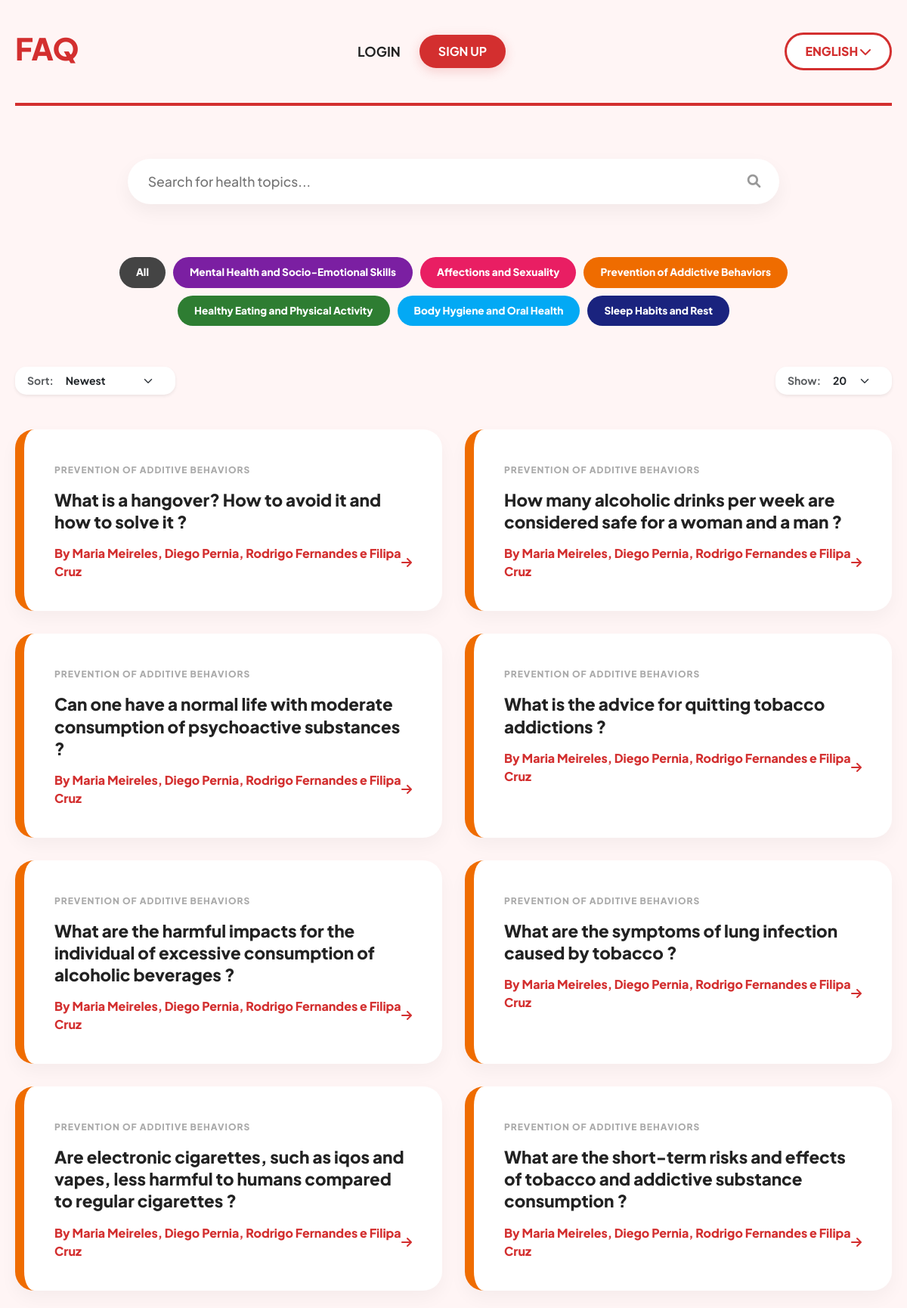
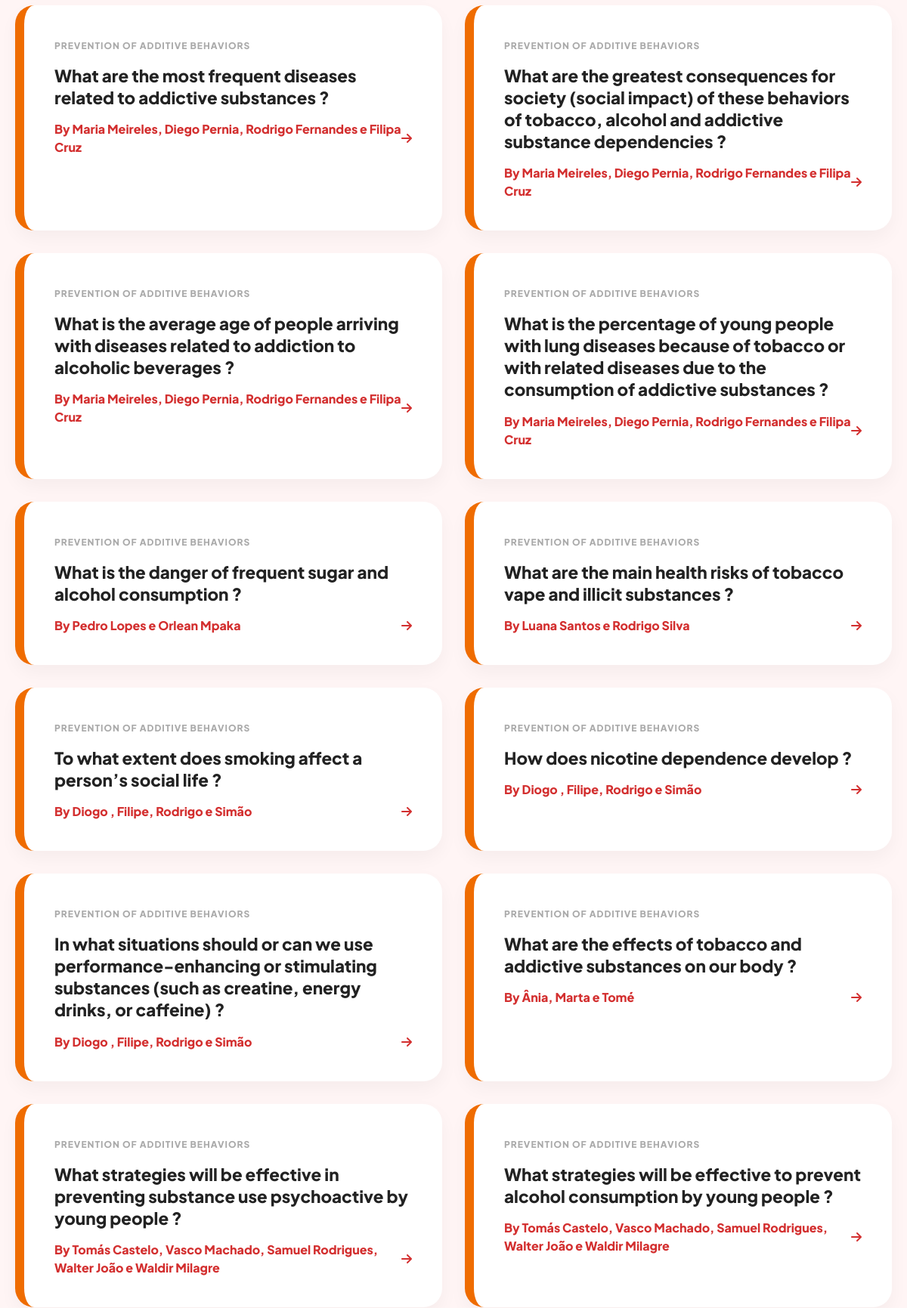
Screenshot of /?category=3&per_page=20 (upper part) with the database file from the repository (2 pictures, top to bottom).
### tables this page shows
CREATE TABLE questions (
        id_question INTEGER PRIMARY KEY AUTOINCREMENT,
        id_group INTEGER,
        id_category INTEGER,
        question TEXT,
        answer TEXT,
        pergunta TEXT,
        resposta TEXT,
        votes INTEGER DEFAULT 0,
        is_liked BOOLEAN DEFAULT FALSE,
        FOREIGN KEY (id_category) REFERENCES categories(id_category),
        FOREIGN KEY (id_group) REFERENCES groups(id_group));

CREATE TABLE categories (
        id_category INTEGER PRIMARY KEY AUTOINCREMENT,
        name TEXT NOT NULL UNIQUE,
        nome TEXT NOT NULL UNIQUE);

CREATE TABLE groups (
        id_group INTEGER PRIMARY KEY AUTOINCREMENT,
        name TEXT NOT NULL,
        grade TEXT DEFAULT NULL);

### app.py (the view)
@app.route('/', methods=['GET'])
def home():
    category_id = request.args.get('category', type=int)
    current_page = request.args.get('page', 1, type=int)
    per_page = request.args.get('per_page', 20, type=int)
    sort_by = request.args.get('sort', 'newest')
    search_query = request.args.get('q', default='')
    total_questions = get_count_questions_en(category_id=category_id, search_query=search_query)
    total_pages = math.ceil(total_questions / per_page)
    questions = get_questions_en(per_page=per_page, current_page=current_page,
                                    category_id=category_id, sort_by=sort_by, search_query=search_query)
    if current_user.is_authenticated:
        user_id = current_user.id
        role_data = get_role_current_user(user_id)
        role = role_data[0] if role_data else 2
    else:
        role = 2
    return render_template('home.html',questions=questions,
                            total_pages=total_pages,
                            current_page=current_page,
                            selected_category=category_id,
                            per_page=per_page,
                            sort_by=sort_by,
                            search_query=search_query,
                            role=role)

### dbqueries.py (called while the page is built)
def get_count_questions_en(category_id=None, search_query=None):
    with sqlite3.connect(DBFILE) as conn:
        cursor = conn.cursor()
        sql = 'SELECT COUNT(*) FROM questions WHERE 1=1'
        params = []
        if category_id:
            sql += ' AND id_category = ?'
            params.append(category_id)
        if search_query:
            sql += ' AND question LIKE ?'
            params.append(f"%{search_query}%")
        cursor.execute(sql, tuple(params))
        return cursor.fetchone()[0]

### templates/home.html (shortened to what this page needs)
<!DOCTYPE html>
<html lang="en">
<head>
    <link href="https://cdn.jsdelivr.net/npm/bootstrap@5.3.3/dist/css/bootstrap.min.css" rel="stylesheet">
    <link rel="stylesheet" href="https://cdnjs.cloudflare.com/ajax/libs/font-awesome/6.0.0/css/all.min.css">
    <link rel="stylesheet" href="static/css/style-home.css">
</head>
<body>
    <div id="main-content-wrapper">
        <main class="container-layout">
            <nav class="nav-bar">
                <a href="{{ url_for('home') }}" class="logo-link">
                    <h2 class="logo">FAQ</h2>
                </a>
                {% if not current_user.is_authenticated %}
                <div class="auth-buttons">
                    <a href="{{ url_for('login_page') }}" class="login-text">LOGIN</a>
                    <a href="{{ url_for('register') }}" class="signup-btn">SIGN UP</a>
                </div>
                {% endif %}
                <div class="lang-selector">
                    <span>ENGLISH</span> <i class="fa-solid fa-chevron-down"></i>
                </div>
            </nav>
            <section class="search-section">
                <form method="GET" action="/" id="search-form" class="w-100">
                    <div class="search-wrapper" style="position: relative;">
                        <input type="text" name="q" id="search-input" placeholder="Search for health topics..."
                            class="search-input" value="{{ search_query }}" autocomplete="off">
                    </div>
                </form>
            </section>
            <section class="category-area mb-4">
                <a href="{{ url_for('home', per_page=per_page) }}"
                class="btn-cat btn-all {% if not selected_category %}active{% endif %}">
                All
                </a>
                <a href="{{ url_for('home', category=1, per_page=per_page) }}"
                class="btn-cat btn-mental {% if selected_category == 1 %}active{% endif %}">
                Mental Health and Socio-Emotional Skills
                </a>
                <a href="{{ url_for('home', category=2, per_page=per_page) }}"
                class="btn-cat btn-sexuality {% if selected_category == 2 %}active{% endif %}">
                Affections and Sexuality
                </a>
                <a href="{{ url_for('home', category=3, per_page=per_page) }}"
                class="btn-cat btn-addictive {% if selected_category == 3 %}active{% endif %}">
                Prevention of Addictive Behaviors
                </a>
                <a href="{{ url_for('home', category=4, per_page=per_page) }}"
                class="btn-cat btn-nutrition {% if selected_category == 4 %}active{% endif %}">
                Healthy Eating and Physical Activity
                </a>
                <a href="{{ url_for('home', category=5, per_page=per_page) }}"
                class="btn-cat btn-hygiene {% if selected_category == 5 %}active{% endif %}">
                Body Hygiene and Oral Health
                </a>
                <a href="{{ url_for('home', category=6, per_page=per_page) }}"
                class="btn-cat btn-sleep {% if selected_category == 6 %}active{% endif %}">
                Sleep Habits and Rest
                </a>
            </section>
            <div class="d-flex justify-content-between align-items-center mb-3" style="grid-column: 1 / 9;">
                <form method="GET" action="/" class="d-flex align-items-center bg-white px-3 py-1 shadow-sm" style="border-radius: 15px;">
                    <label for="sort" class="me-2 small fw-bold text-muted">Sort:</label>
                    <select name="sort" id="sort" onchange="this.form.submit()" class="form-select form-select-sm border-0" style="width: auto; cursor: pointer; font-weight: 700;">
                        <option value="newest" {% if sort_by == 'newest' %}selected{% endif %}>Newest</option>
                    </select>
                </form>
                <form method="GET" action="/" class="d-flex align-items-center bg-white px-3 py-1 shadow-sm" style="border-radius: 15px;">
                    <label for="per_page" class="me-2 small fw-bold text-muted">Show:</label>
                    <select name="per_page" id="per_page" onchange="this.form.submit()" class="form-select form-select-sm border-0" style="width: auto; cursor: pointer; font-weight: 700;">
                        <option value="20" {% if per_page == 20 %}selected{% endif %}>20</option>
                    </select>
                </form>
            </div>
            <section class="faq-section">
            {% include 'partials/faq_cards.html' %}
            </section>
                    {% set start = [current_page - 2, 1]|max %}
                    {% set end = [start + 4, total_pages]|min %}
                    {% set start = [end - 4, 1]|max %}
        </main>
    </div>
</body>
</html>

### templates/partials/faq_cards.html
{% for q_id, question, answer, group, category, votes in questions %}
    {% set border_class = "border-gray" %}
    {% if selected_category == 1 %}{% set border_class = "border-mental" %}
    {% elif selected_category == 2 %}{% set border_class = "border-sexuality" %}
    {% elif selected_category == 3 %}{% set border_class = "border-addictive" %}
    {% elif selected_category == 4 %}{% set border_class = "border-nutrition" %}
    {% elif selected_category == 5 %}{% set border_class = "border-hygiene" %}
    {% elif selected_category == 6 %}{% set border_class = "border-sleep" %}
    {% endif %}
    <div class="faq-card {{ border_class }}" data-bs-toggle="modal" data-bs-target="#modal{{ loop.index }}">
        <div class="card-body">
            <span class="category-tag-small">{{ category }}</span>
            <h3 class="question-text">{{ question }}</h3>
            <div class="card-footer-info">
                <span>By {{ group }}</span>
                <i class="fa-solid fa-arrow-right"></i>
            </div>
        </div>
    </div>
{% else %}
    <div class="text-center w-100 py-5" style="grid-column: 1 / 9;">
        <p class="text-muted fs-5">No health topics found matching your search.</p>
    </div>
{% endfor %}

### static/css/style-home.css (style rules this page uses)
:root { --health-red: #D32F2F; --soft-bg: #FFF5F5; --mental-purple: #7B1FA2; --sexuality-pink: #E91E63; --addictive-orange: #EF6C00; --nutrition-green: #2E7D32; --hygiene-blue: #03A9F4; --sleep-navy: #1A237E; }
body { background-color: var(--soft-bg); font-family: 'Plus Jakarta Sans', sans-serif; color: #222; margin: 0; }
.container-layout { display: grid; grid-template-columns: repeat(8, 1fr); grid-gap: 30px; max-width: 1200px; margin: 0 auto; padding: 0 20px; }
.nav-bar { grid-column: 1 / 9; display: flex; justify-content: space-between; align-items: center; padding: 40px 0; border-bottom: 4px solid var(--health-red); }
.logo { font-weight: 800; color: var(--health-red); font-size: 2.5rem; }
.lang-selector { cursor: pointer; font-weight: 800; color: var(--health-red); border: 3px solid var(--health-red); padding: 10px 25px; border-radius: 50px; background: white; }
.logo-link { text-decoration: none; color: inherit; cursor: pointer; }
.signup-btn { background-color: var(--health-red); color: white; text-decoration: none; padding: 10px 25px; border-radius: 25px; font-weight: 700; font-size: 1rem; transition: all 0.3s ease; box-shadow: 0 4px 15px rgba(211, 47, 47, 0.2); }
.auth-buttons { display: flex; align-items: center; gap: 25px; }
.login-text { text-decoration: none; color: #222; font-weight: 700; font-size: 1.1rem; transition: color 0.2s; }
.search-section { grid-column: 2 / 8; margin: 40px 0; }
.search-wrapper { position: relative; display: flex; align-items: center; width: 100%; }
.search-input { width: 100%; padding: 15px 55px 15px 25px; border: 2px solid transparent; border-radius: 30px; background: white; font-size: 1.1rem; font-weight: 500; box-shadow: 0 10px 25px rgba(0, 0, 0, 0.05); transition: all 0.3s ease; outline: none; }
.category-area { grid-column: 1 / 9; display: flex; justify-content: center; gap: 10px; flex-wrap: wrap; margin-bottom: 50px; }
.btn-cat { border-radius: 50px; padding: 10px 22px; font-weight: 800; color: white !important; border: none; text-decoration: none; font-size: 0.85rem; transition: 0.3s; }
.btn-all { background-color: #444; }
.btn-mental { background-color: var(--mental-purple); }
.btn-sexuality { background-color: var(--sexuality-pink); }
.btn-addictive { background-color: var(--addictive-orange); }
.btn-nutrition { background-color: var(--nutrition-green); }
.btn-hygiene { background-color: var(--hygiene-blue); }
.btn-sleep { background-color: var(--sleep-navy); }
.faq-section { grid-column: 1 / 9; display: grid; grid-template-columns: 1fr 1fr; gap: 30px; }
.faq-card { background: white; padding: 40px; border-radius: 25px; box-shadow: 0 10px 25px rgba(0,0,0,0.04); cursor: pointer; transition: 0.4s; border-left: 12px solid var(--health-red); }
.border-addictive { border-left-color: var(--addictive-orange); }
.question-text { font-size: 1.4rem; font-weight: 800; margin: 15px 0; line-height: 1.3; }
.category-tag-small { font-size: 0.75rem; text-transform: uppercase; color: #aaa; font-weight: 800; letter-spacing: 1px; }
.card-footer-info { display: flex; justify-content: space-between; align-items: center; color: var(--health-red); font-weight: 800; }

### rows the page displays
questions: name "PREVENTION OF ADDITIVE BEHAVIORS", question "What is a hangover? How to avoid it and how to solve it ?", name "Maria Meireles, Diego Pernia, Rodrigo Fernandes e Filipa Cruz"
questions: name "PREVENTION OF ADDITIVE BEHAVIORS", question "How many alcoholic drinks per week are considered safe for a woman and a man ?", name "Maria Meireles, Diego Pernia, Rodrigo Fernandes e Filipa Cruz"
questions: name "PREVENTION OF ADDITIVE BEHAVIORS", question "Can one have a normal life with moderate consumption of psychoactive substances ?", name "Maria Meireles, Diego Pernia, Rodrigo Fernandes e Filipa Cruz"
questions: name "PREVENTION OF ADDITIVE BEHAVIORS", question "What is the advice for quitting tobacco addictions ?", name "Maria Meireles, Diego Pernia, Rodrigo Fernandes e Filipa Cruz"
questions: name "PREVENTION OF ADDITIVE BEHAVIORS", question "What are the harmful impacts for the individual of excessive consumption of alcoholic beverages ?", name "Maria Meireles, Diego Pernia, Rodrigo Fernandes e Filipa Cruz"
questions: name "PREVENTION OF ADDITIVE BEHAVIORS", question "What are the symptoms of lung infection caused by tobacco ?", name "Maria Meireles, Diego Pernia, Rodrigo Fernandes e Filipa Cruz"
questions: name "PREVENTION OF ADDITIVE BEHAVIORS", question "Are electronic cigarettes, such as iqos and vapes, less harmful to humans compared to regular cigarettes ?", name "Maria Meireles, Diego Pernia, Rodrigo Fernandes e Filipa Cruz"
questions: name "PREVENTION OF ADDITIVE BEHAVIORS", question "What are the short-term risks and effects of tobacco and addictive substance consumption ?", name "Maria Meireles, Diego Pernia, Rodrigo Fernandes e Filipa Cruz"
questions: name "PREVENTION OF ADDITIVE BEHAVIORS", question "What are the most frequent diseases related to addictive substances ?", name "Maria Meireles, Diego Pernia, Rodrigo Fernandes e Filipa Cruz"
questions: name "PREVENTION OF ADDITIVE BEHAVIORS", question "What are the greatest consequences for society (social impact) of these behaviors of tobacco, alcohol and addictive substance dependencies ?", name "Maria Meireles, Diego Pernia, Rodrigo Fernandes e Filipa Cruz"
questions: name "PREVENTION OF ADDITIVE BEHAVIORS", question "What is the average age of people arriving with diseases related to addiction to alcoholic beverages ?", name "Maria Meireles, Diego Pernia, Rodrigo Fernandes e Filipa Cruz"
questions: name "PREVENTION OF ADDITIVE BEHAVIORS", question "What is the percentage of young people with lung diseases because of tobacco or with related diseases due to the consumption of addictive substances ?", name "Maria Meireles, Diego Pernia, Rodrigo Fernandes e Filipa Cruz"
questions: name "PREVENTION OF ADDITIVE BEHAVIORS", question "What is the danger of frequent sugar and alcohol consumption ?", name "Pedro Lopes e Orlean Mpaka"
questions: name "PREVENTION OF ADDITIVE BEHAVIORS", question "What are the main health risks of tobacco vape and illicit substances ?", name "Luana Santos e Rodrigo Silva"
questions: name "PREVENTION OF ADDITIVE BEHAVIORS", question "To what extent does smoking affect a person’s social life ?", name "Diogo , Filipe, Rodrigo e Simão"
questions: name "PREVENTION OF ADDITIVE BEHAVIORS", question "How does nicotine dependence develop ?", name "Diogo , Filipe, Rodrigo e Simão"
questions: name "PREVENTION OF ADDITIVE BEHAVIORS", question "In what situations should or can we use performance-enhancing or stimulating substances (such as creatine, energy drinks, or caffeine) ?", name "Diogo , Filipe, Rodrigo e Simão"
questions: name "PREVENTION OF ADDITIVE BEHAVIORS", question "What are the effects of tobacco and addictive substances on our body ?", name "Ânia, Marta e Tomé"
questions: name "PREVENTION OF ADDITIVE BEHAVIORS", question "What strategies will be effective in preventing substance use psychoactive by young people ?", name "Tomás Castelo, Vasco Machado, Samuel Rodrigues, Walter João e Waldir Milagre"
questions: name "PREVENTION OF ADDITIVE BEHAVIORS", question "What strategies will be effective to prevent alcohol consumption by young people ?", name "Tomás Castelo, Vasco Machado, Samuel Rodrigues, Walter João e Waldir Milagre"
